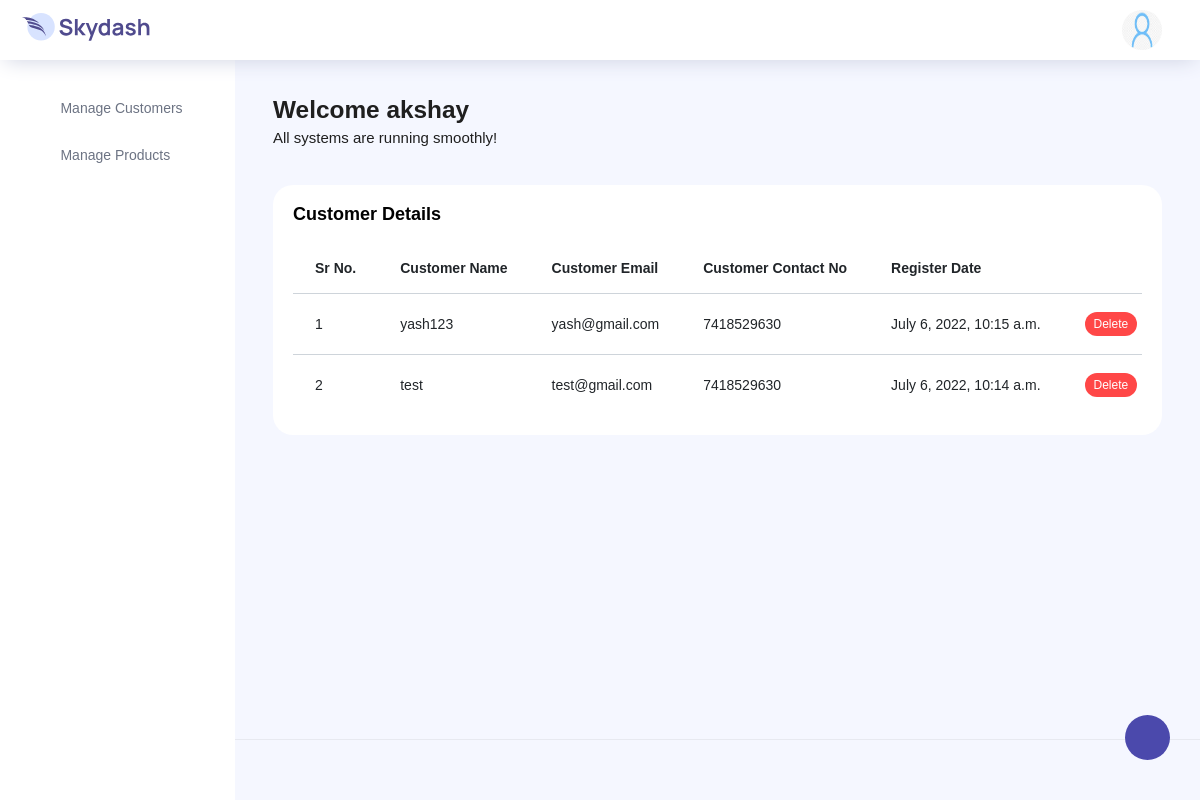
Screenshot of /ViewCustomers/ (signed in) with the database file from the repository.
### app1/models.py (models this page shows, shortened)
class Company_Details(models.Model):
    c_name = models.CharField(default="",max_length=200)
    c_email = models.EmailField(default="",max_length=200)
    c_cno = models.CharField(default="",max_length=50)
    c_add = models.TextField(default="")
    join_date = models.DateField(auto_now=True,blank=True,null=True)
    profile = models.ImageField(upload_to="Com_Prof/",max_length=300,default="",blank=True,null=True)
    c_pass = models.CharField(default="",max_length=200)

class Company_Customers(models.Model):
    comp = models.ForeignKey('Company_Details',on_delete=models.CASCADE,blank=True, null=True)
    cust_nm = models.CharField(default="",max_length=200)
    cust_em = models.EmailField(default="",max_length=200)
    cust_con = models.CharField(default="",max_length=50)
    cust_add1 = models.TextField(default="")
    cust_add2 = models.TextField(default="")
    cust_pass = models.CharField(default="",max_length=200)
    cust_regi_date = models.DateTimeField(auto_now_add=True,blank=True, null=True)
    cust_profile = models.ImageField(upload_to="Cust_Pic/",max_length=300,default="",blank=True,null=True)

### app1/views.py (the view)
# urls.py: path('ViewCustomers/',ViewCustomers,name='ViewCustomers'),
def ViewCustomers(request):
    if 'com_data' in request.session.keys():
        comp_user = Company_Details.objects.get(id = int(request.session['com_data']))
        custs = Company_Customers.objects.filter(comp=comp_user)
        print(custs)
        return render(request,'company/dash/view_customer.html',{'USERS':comp_user,'cust':custs})
    else:
        return redirect('c_login')

### app1/templates/company/dash/view_customer.html
{% extends 'company/dash/base.html' %}
{% load static %}
{% block NewContent %}
<div class="row">
    <div class="col-lg-12 grid-margin stretch-card">
        <div class="card">
          <div class="card-body">
            <h4 class="card-title">Customer Details</h4>
            <div class="table-responsive">
              <table class="table">
                <thead>
                  <tr>
                    <th>Sr No.</th>
                    <th>Customer Name</th>
                    <th>Customer Email</th>
                    <th>Customer Contact No</th>
                    <th>Register Date</th>
                    <th></th>
                  </tr>
                </thead>
                <tbody>
                    {% for i in cust reversed %}
                        <tr>
                            <td>{{ forloop.counter }}</td>
                            <td>{{ i.cust_nm }}</td>
                            <td>{{ i.cust_em }}</td>
                            <td>{{ i.cust_con }}</td>
                            <td>{{ i.cust_regi_date }}</td>
                            <td>
                                <a href="{% url 'DeleteCustomer' i.id %}" class="badge badge-danger">Delete</a>
                            </td>
                        </tr>
                    {% endfor %}
                </tbody>
              </table>
            </div>
          </div>
        </div>
      </div>
</div>
{% endblock NewContent %}

### app1/templates/company/dash/base.html (shortened to what this page needs)
{% load static %}
<!DOCTYPE html>
<html lang="en">
<head>
  <link rel="stylesheet" href="{% static 'company/dash/vendors/feather/feather.css' %}">
  <link rel="stylesheet" href="{% static 'company/dash/vendors/ti-icons/css/themify-icons.css' %}">
  <link rel="stylesheet" href="{% static 'company/dash/vendors/css/vendor.bundle.base.css' %}">
  <link rel="stylesheet" href="{% static 'company/dash/vendors/datatables.net-bs4/dataTables.bootstrap4.css' %}">
  <link rel="stylesheet" href="{% static 'company/dash/vendors/ti-icons/css/themify-icons.css' %}">
  <link rel="stylesheet" type="text/css" href="{% static 'company/dash/js/select.dataTables.min.css' %}">
  <link rel="stylesheet" href="{% static 'company/dash/css/vertical-layout-light/style.css' %}">
</head>
<body>
  <div class="container-scroller">
    <nav class="navbar col-lg-12 col-12 p-0 fixed-top d-flex flex-row">
      <div class="text-center navbar-brand-wrapper d-flex align-items-center justify-content-center">
        <a class="navbar-brand brand-logo mr-5" href="#"><img src="{% static 'company/dash/images/logo.svg' %}" class="mr-2" alt="logo"/></a>
      </div>
      <div class="navbar-menu-wrapper d-flex align-items-center justify-content-end">
        <button class="navbar-toggler navbar-toggler align-self-center" type="button" data-toggle="minimize">
          <span class="icon-menu"></span>
        </button>
        <ul class="navbar-nav navbar-nav-right">
          <li class="nav-item nav-profile dropdown">
            <a class="nav-link dropdown-toggle" href="#" data-toggle="dropdown" id="profileDropdown">
              <img src="{% static 'company/dash/images/faces/face28.jpg' %}" alt="profile"/>
            </a>
          </li>
        </ul>
      </div>
    </nav>
    <div class="container-fluid page-body-wrapper">
      <div class="theme-setting-wrapper">
        <div id="settings-trigger"><i class="ti-settings"></i></div>
      </div>
      <nav class="sidebar sidebar-offcanvas" id="sidebar">
        <ul class="nav">
          <li class="nav-item">
            <a class="nav-link" data-toggle="collapse" href="#ui-basic" aria-expanded="false" aria-controls="ui-basic">
              <i class="icon-layout menu-icon"></i>
              <span class="menu-title">Manage Customers</span>
              <i class="menu-arrow"></i>
            </a>
          </li>
          <li class="nav-item">
            <a class="nav-link" data-toggle="collapse" href="#form-elements" aria-expanded="false" aria-controls="form-elements">
              <i class="icon-columns menu-icon"></i>
              <span class="menu-title">Manage Products</span>
              <i class="menu-arrow"></i>
            </a>
          </li>
         </ul>
      </nav>
      <div class="main-panel">
        <div class="content-wrapper">
          <div class="row">
            <div class="col-md-12 grid-margin">
              <div class="row">
                <div class="col-12 col-xl-8 mb-4 mb-xl-0">
                  <h3 class="font-weight-bold">Welcome {{ USERS.c_name }}</h3>
                  <h6 class="font-weight-normal mb-0">All systems are running smoothly!</h6>
                </div>
              </div>
            </div>
          </div>
          {% block NewContent %}
          {% endblock NewContent %}
        </div>
        <footer class="footer">
        </footer>
      </div>
    </div>
  </div>
</body>
</html>

### rows the page displays
Company_Details: c_name "akshay"
Company_Customers: cust_nm "yash123", cust_em "yash@gmail.com", cust_con "7418529630", cust_regi_date "July 6, 2022, 10:15 a.m."
Company_Customers: cust_nm "test", cust_em "test@gmail.com", cust_con "7418529630", cust_regi_date "July 6, 2022, 10:14 a.m."
